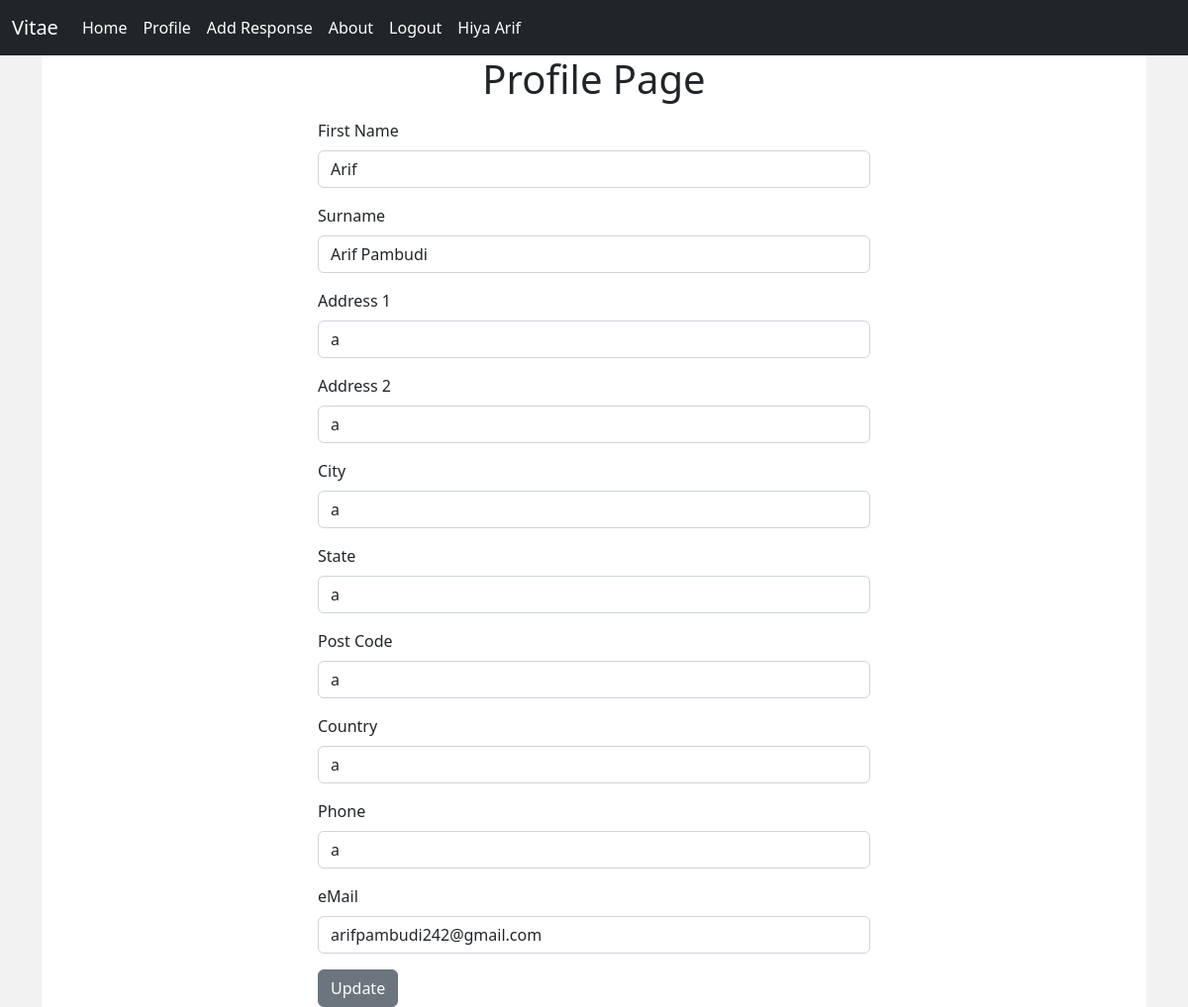
/profile/ (signed in), run on the app's committed database.
### authenticate/models.py (models this page shows, shortened)
class User(AbstractUser):
    address_1 = models.CharField(max_length=256)
    address_2 = models.CharField(max_length=256, blank=True)
    suburb = models.CharField(max_length=100)
    postcode = models.CharField(max_length=10)
    state = models.CharField(max_length=100)
    country = models.CharField(max_length=100)
    phone = models.CharField(max_length=20)
    class Meta:
        verbose_name = 'User'
        verbose_name_plural = 'Users'

### authenticate/views.py (the view)
# urls.py: path('profile/', views.user_profile, name='profile'),
def user_profile(request):
    if request.method == 'POST':
        form = UserForm(request.POST, instance=request.user)
        if form.is_valid():
            form.save()
        print(form)
    return render(request, 'authenticate/profile.html')

### authenticate/templates/authenticate/profile.html (shortened to what this page needs)
{% extends 'authenticate/base.html' %}
{% block content %}
<div class="main-container d-flex">
  <div class="content">
    <h1 class ="text-center"> Profile Page</h1>
    {% if user.is_authenticated %}
    <div class = "col-md-6 offset-md-3">
      <form method ="POST">
          <div class="mt-3 mb-3">
            <label for="Address1" class="form-label">First Name</label>
            <input type="text" class="form-control" value="{{ user.first_name }}" name="first_name">
          </div>
          <div class="mt-3 mb-3">
            <label for="Address1" class="form-label">Surname</label>
            <input type="text" class="form-control" value="{{ user.last_name }}" name="last_name">
          </div>
          <div class="mt-3 mb-3">
            <label for="Address1" class="form-label">Address 1</label>
            <input type="text" class="form-control" value="{{ user.address_1 }}" name="address_1">
          </div>
          <div class="mt-3 mb-3">
            <label for="Address2" class="form-label">Address 2</label>
            <input type="text" class="form-control" value="{{ user.address_2 }}" name="address_2">
          </div>
          <div class="mt-3 mb-3">
            <label for="Suburb" class="form-label">City</label>
            <input type="text" class="form-control" value="{{ user.suburb }}" name="suburb">
          </div>
          <div class="mt-3 mb-3">
            <label for="State" class="form-label">State</label>
            <input type="text" class="form-control" value="{{ user.state }}" name="state">
          </div>
          <div class="mt-3 mb-3">
            <label for="postcode" class="form-label">Post Code</label>
            <input type="text" class="form-control" value="{{ user.postcode }}" name="postcode">
          </div>
          <div class="mt-3 mb-3">
            <label for="Country" class="form-label">Country</label>
            <input type="text" class="form-control" value="{{ user.country }}" name="country">
          </div>
          <div class="mt-3 mb-3">
            <label for="Phone" class="form-label">Phone</label>
            <input type="text" class="form-control" value="{{ user.phone }}" name="phone">
          </div>
          <div class="mt-3 mb-3">
            <label for="eMail" class="form-label">eMail</label>
            <input type="text" class="form-control" value="{{ user.email }}" name="email">
          </div>
          <button type="submit" class="btn btn-secondary">Update</button>
      </form>
  </div class>
    {% endif %}
  </div>
</div>
{% endblock content %}

### authenticate/templates/authenticate/base.html (shortened to what this page needs)
{% load static %}
<!doctype html>
<html lang="en">
<head>
    <link href="https://cdn.jsdelivr.net/npm/bootstrap@5.2.0-beta1/dist/css/bootstrap.min.css" rel="stylesheet"
>
    <link rel="stylesheet" type="text/css" href="{% static 'authenticate/stylehome.css' %}">
    <link href="{% static 'fontawesomefree/css/fontawesome.css' %}" rel="stylesheet" type="text/css">
    <link href="{% static 'fontawesomefree/css/brands.css' %}" rel="stylesheet" type="text/css">
    <link href="{% static 'fontawesomefree/css/solid.css' %}" rel="stylesheet" type="text/css">
</head>
<body>
    <nav class="navbar navbar-expand-lg navbar-dark bg-dark">
        <div class="container-fluid">
            <a class="navbar-brand" href="{% url 'home' %}">Vitae</a>
            <div class="collapse navbar-collapse" id="navbarSupportedContent">
                <ul class="navbar-nav ml-auto">
                    {% if user.is_authenticated %}
                    <li class="nav-item">
                        <a class="nav-link active" href="{% url 'home' %}">Home</a>
                    </li>
                    <li class="nav-item">
                        <a class="nav-link active" href="{% url 'profile' %}">Profile</a>
                    </li>
                    <li class="nav-item">
                        <a class="nav-link active" href="{% url 'response' %}">Add Response</a>
                    </li>
                    <li class="nav-item">
                        <a class="nav-link active" href="{% url 'about' %}">About</a>
                    </li>
                    <li class="nav-item">
                        <a class="nav-link active" href="{% url 'logout' %}">Logout</a>
                    </li>
                    <li class="nav-item">
                        <a class="nav-link active ml-5">Hiya {{ user.first_name }} </a>
                    </li>
                    {% endif %}
                </ul>
            </div>
        </div>
    </nav>
    <div class="container">
        {% block content %}
        {% endblock content %}
    </div>
</body>
</html>

### authenticate/static/authenticate/stylehome.css (style rules this page uses)
body { background-color: #f2f2f2; }
.content { min-height: 100vh; width: 100%; background-color: white; }

### data on the page
User: first_name "Arif", last_name "Arif Pambudi", address_1 "a", address_2 "a", suburb "a", state "a", postcode "a", country "a", phone "a", email "arifpambudi242@gmail.com"
